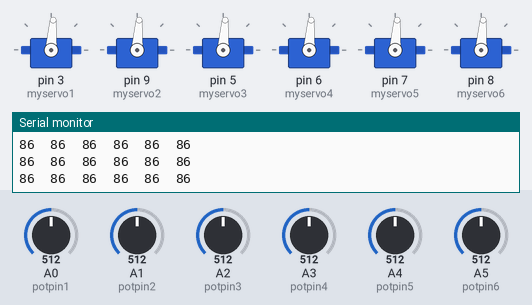
The sketch below on a simulated Arduino Uno, built with avr-gcc and run on an emulated ATmega328P. Shown: 6 × servo, the last lines printed to the serial monitor. The inputs (shaded band) are chosen by the test bench; at power-on: A0 (potpin1) = 512, A1 (potpin2) = 512, A2 (potpin3) = 512, A3 (potpin4) = 512, A4 (potpin5) = 512, A5 (potpin6) = 512.

Above: at 1.3 s.
1.4 s: A0 (potpin1) set to 716
At 2.1 s:
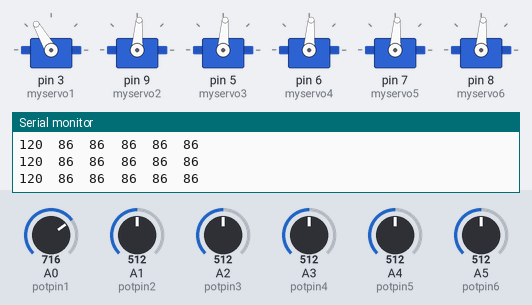
3.0 s: A1 (potpin2) set to 554
At 3.6 s:
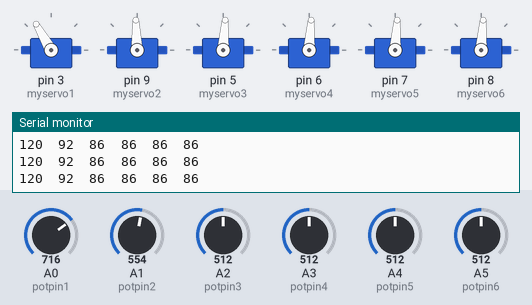
6.0 s: A1 (potpin2) set to 590
At 6.6 s:
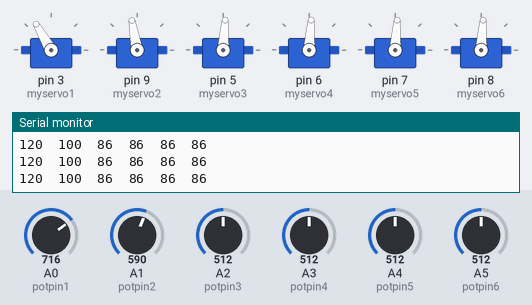
7.5 s: A2 (potpin3) set to 716
At 8.6 s:
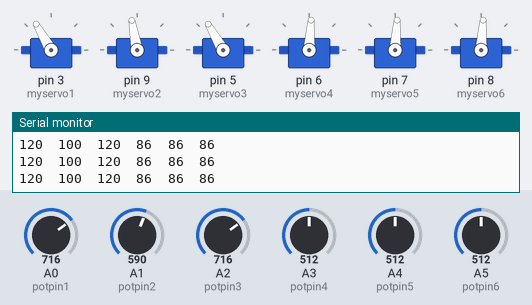
9.1 s: A3 (potpin4) set to 716
At 10.2 s:
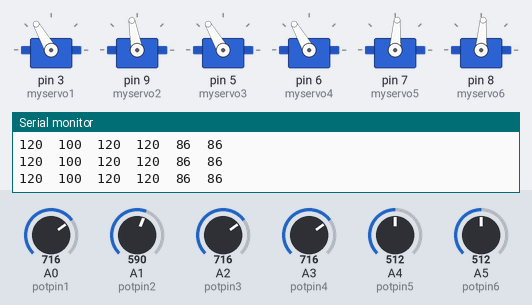
10.7 s: A4 (potpin5) set to 716
At 12.1 s:
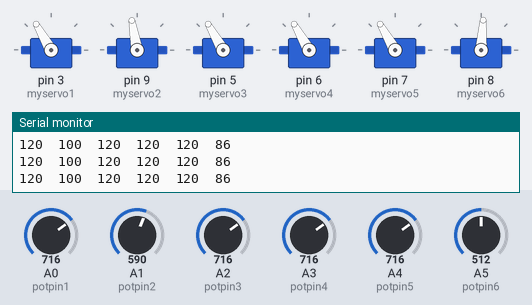
Timing chart, 0 to 13.3 s (numbered marks = the images above; inputs shaded):
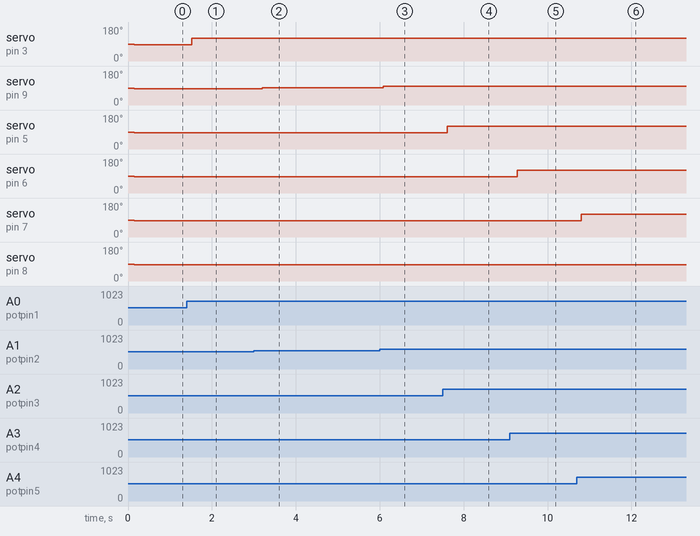

Measured:
- after the input at 1.4 s, servo on pin 3 (myservo1): 86° → 120° after 0.12 s
- after the input at 3.0 s, servo on pin 9 (myservo2): 86° → 92° after 0.19 s
- after the input at 6.0 s, servo on pin 9 (myservo2): 92° → 100° after 0.09 s
- after the input at 7.5 s, servo on pin 5 (myservo3): 86° → 120° after 0.11 s
- after the input at 9.1 s, servo on pin 6 (myservo4): 86° → 120° after 0.18 s
- after the input at 10.7 s, servo on pin 7 (myservo5): 86° → 120° after 0.11 s

The sketch:

potentiometer_measure_for_servo_motor_multiple.ino
```cpp
#include <Servo.h>
Servo myservo1;
Servo myservo2;
Servo myservo3;
Servo myservo4;
Servo myservo5;
Servo myservo6;
int potpin1= 0;
int potpin2= 1;
int potpin3= 2;
int potpin4= 3;
int potpin5= 4;
int potpin6= 5;
int angle1;
int angle2;
int angle3;
int angle4;
int angle5;
int angle6;
int val1;
int val2;
int val3;
int val4;
int val5;
int val6;
void setup() {
  // put your setup code here, to run once:
  pinMode(potpin1, INPUT);
  pinMode(potpin2, INPUT);
  pinMode(potpin3, INPUT);
  pinMode(potpin4, INPUT);
  pinMode(potpin5, INPUT);
  pinMode(potpin6, INPUT);
myservo1.attach(3);
myservo2.attach(9);
myservo3.attach(5);
myservo4.attach(6);
myservo5.attach(7);
myservo6.attach(8);
Serial.begin(9600); // Starts the serial communication
delay(100);
}

void loop() {
  // put your main code here, to run repeatedly:
val1 = analogRead(potpin1);
val2 = analogRead(potpin2);
val3 = analogRead(potpin3);
val4 = analogRead(potpin4);
val5 = analogRead(potpin5);
val6 = analogRead(potpin6);
angle1 = ((((((val1/11)*9)/31)*10)/3)*2);
angle2 = ((((((val2/11)*9)/31)*10)/3)*2);
angle3 = ((((((val3/11)*9)/31)*10)/3)*2);
angle4 = ((((((val4/11)*9)/31)*10)/3)*2);
angle5 = ((((((val5/11)*9)/31)*10)/3)*2);
angle6 = ((((((val6/11)*9)/31)*10)/3)*2);
delay(50);
myservo1.write(angle1);
myservo2.write(angle2);
myservo3.write(angle3);
myservo4.write(angle4);
myservo5.write(angle5);
myservo6.write(angle6);
delay(50);
Serial.print(angle1);
Serial.print("  ");
Serial.print(angle2);
Serial.print("  ");
Serial.print(angle3);
Serial.print("  ");
Serial.print(angle4);
Serial.print("  ");
Serial.print(angle5);
Serial.print("  ");
Serial.println(angle6);
delay(50);
}
```
